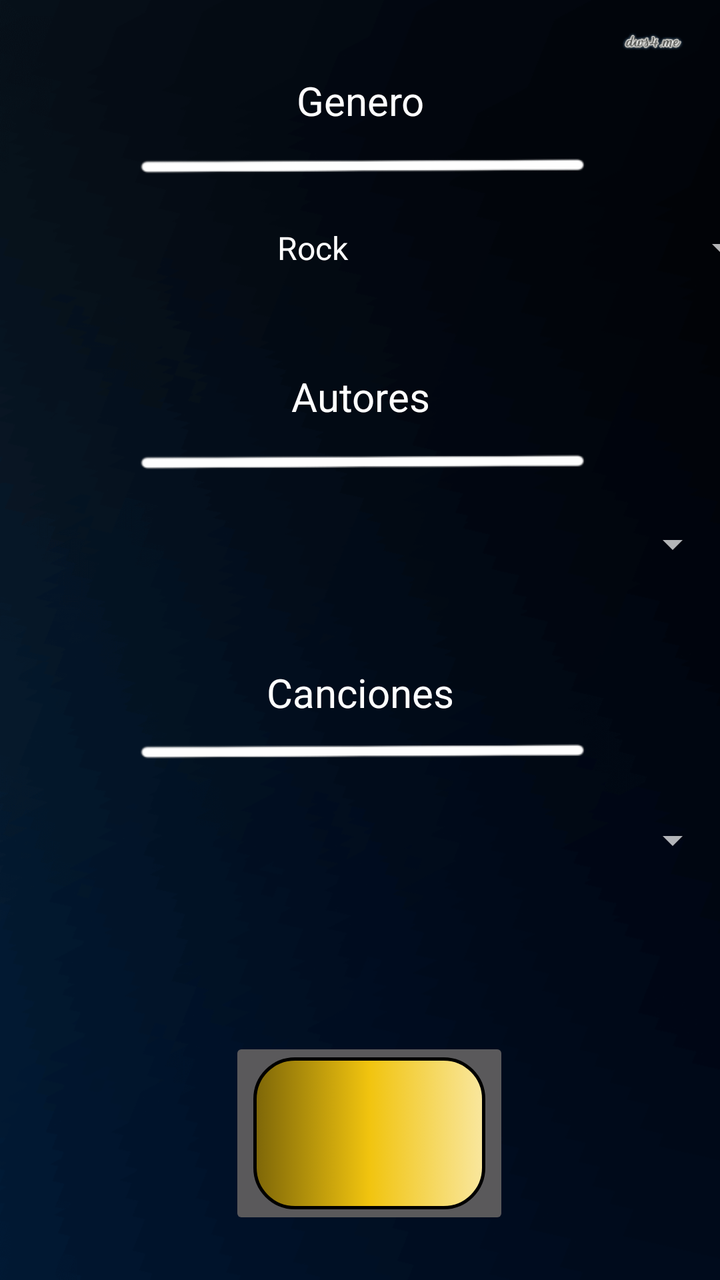
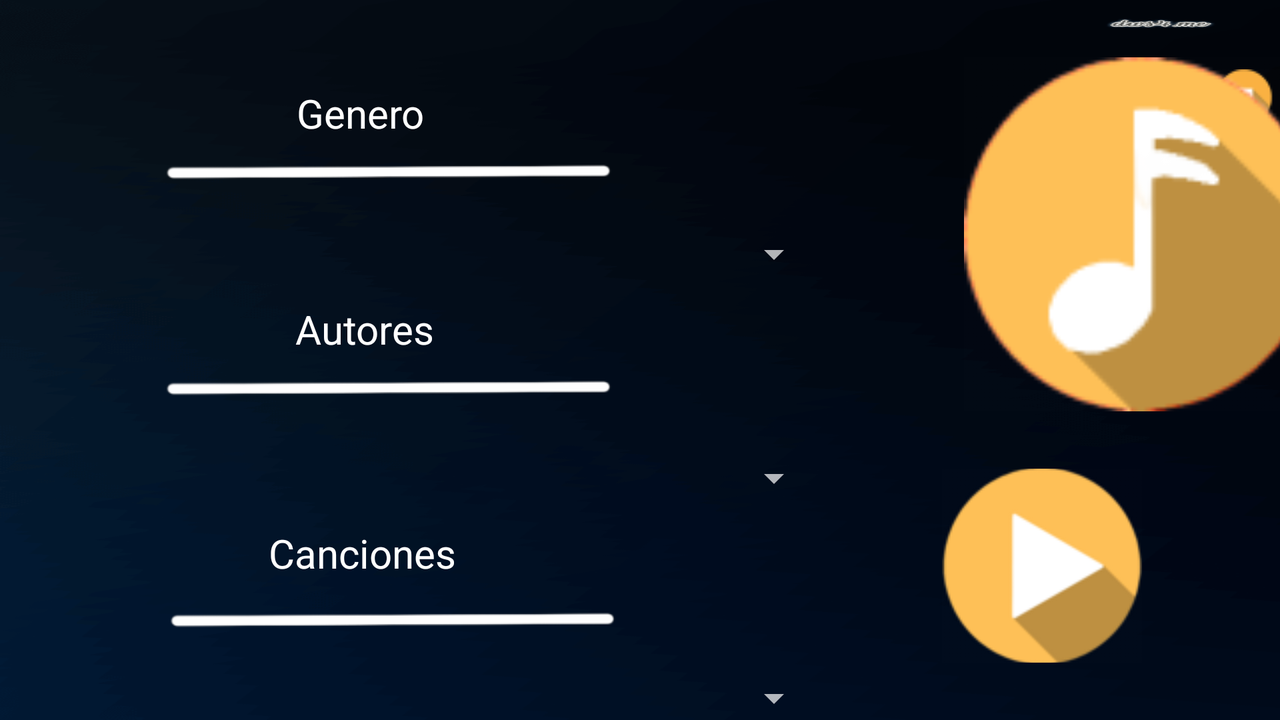

An Android layout and its configuration variant, each rendered on a device that would load it. The default file and the variant file are quoted in full after the pictures.
<!-- AndroidManifest.xml: application theme Theme.AppCompat.NoActionBar -->
<!-- res/layout/fragment_reproductor.xml -->
<?xml version="1.0" encoding="utf-8"?>
<FrameLayout xmlns:android="http://schemas.android.com/apk/res/android"
    xmlns:app="http://schemas.android.com/apk/res-auto"
    xmlns:tools="http://schemas.android.com/tools"
    android:layout_width="match_parent"
    android:layout_height="match_parent"
    tools:context=".ReproductorFragment">

    <androidx.constraintlayout.widget.ConstraintLayout
        android:layout_width="match_parent"
        android:layout_height="match_parent"
        android:background="@drawable/backgroundproyecto3">


        <Spinner
            android:id="@+id/sGender"
            android:layout_width="409dp"
            android:layout_height="wrap_content"
            android:layout_marginTop="100dp"
            android:inputType="textEmailAddress"
            android:minHeight="48dp"
            android:textAlignment="center"
            android:textColor="#FFFFFF"
            android:textColorHint="#FDFDFD"
            app:layout_constraintEnd_toEndOf="parent"
            app:layout_constraintStart_toStartOf="parent"
            app:layout_constraintTop_toTopOf="parent"
            android:entries="@array/genero"/>

        <Spinner
            android:id="@+id/sAuthor"
            android:layout_width="409dp"
            android:layout_height="wrap_content"
            android:layout_marginTop="100dp"
            android:inputType="textEmailAddress"
            android:minHeight="48dp"
            android:textAlignment="center"
            android:textColor="#FFFFFF"
            android:textColorHint="#FDFDFD"
            app:layout_constraintEnd_toEndOf="parent"
            app:layout_constraintHorizontal_bias="1.0"
            app:layout_constraintStart_toStartOf="parent"
            app:layout_constraintTop_toBottomOf="@+id/sGender" />

        <Spinner
            android:id="@+id/sSongs"
            android:layout_width="409dp"
            android:layout_height="wrap_content"
            android:layout_marginTop="100dp"
            android:inputType="textEmailAddress"
            android:minHeight="48dp"
            android:textAlignment="center"
            android:textColor="#FFFFFF"
            android:textColorHint="#FDFDFD"
            app:layout_constraintEnd_toEndOf="parent"
            app:layout_constraintHorizontal_bias="1.0"
            app:layout_constraintStart_toStartOf="parent"
            app:layout_constraintTop_toBottomOf="@+id/sAuthor"
            tools:ignore="SpeakableTextPresentCheck" />

        <TextView
            android:id="@+id/textView"
            android:layout_width="wrap_content"
            android:layout_height="wrap_content"

            android:text="@string/Genre"
            android:textAlignment="center"
            android:textAllCaps="false"
            android:textColor="#FFFFFF"

            android:textSize="20sp"
            app:layout_constraintBottom_toTopOf="@+id/sGender"
            app:layout_constraintEnd_toEndOf="parent"
            app:layout_constraintStart_toStartOf="parent"
            app:layout_constraintTop_toTopOf="parent" />

        <TextView
            android:id="@+id/textView2"
            android:layout_width="wrap_content"
            android:layout_height="wrap_content"

            android:text="@string/Author"
            android:textAlignment="center"
            android:textColor="#FFFFFF"
            android:textSize="20sp"

            app:layout_constraintBottom_toTopOf="@+id/sAuthor"
            app:layout_constraintEnd_toEndOf="parent"
            app:layout_constraintStart_toStartOf="parent"
            app:layout_constraintTop_toBottomOf="@+id/sGender" />

        <TextView
            android:id="@+id/textView3"
            android:layout_width="wrap_content"
            android:layout_height="wrap_content"

            android:text="@string/Song"
            android:textAlignment="center"
            android:textColor="#FFFFFF"
            android:textSize="20sp"

            app:layout_constraintBottom_toTopOf="@+id/sSongs"
            app:layout_constraintEnd_toEndOf="parent"
            app:layout_constraintStart_toStartOf="parent"
            app:layout_constraintTop_toBottomOf="@+id/sAuthor" />

        <ImageView
            android:id="@+id/imageView2"
            android:layout_width="387dp"
            android:layout_height="30dp"
            android:src="@drawable/straightwhiteline"
            app:layout_constraintBottom_toTopOf="@+id/sGender"
            app:layout_constraintEnd_toEndOf="parent"
            app:layout_constraintStart_toStartOf="parent"
            app:layout_constraintTop_toBottomOf="@+id/textView" />

        <ImageView
            android:id="@+id/imageView4"
            android:layout_width="387dp"
            android:layout_height="30dp"
            android:src="@drawable/straightwhiteline"
            app:layout_constraintBottom_toTopOf="@+id/sAuthor"
            app:layout_constraintEnd_toEndOf="parent"
            app:layout_constraintStart_toStartOf="parent"
            app:layout_constraintTop_toBottomOf="@+id/textView2" />

        <ImageView
            android:id="@+id/imageView5"
            android:layout_width="387dp"
            android:layout_height="30dp"
            android:src="@drawable/straightwhiteline"
            app:layout_constraintEnd_toEndOf="parent"
            app:layout_constraintStart_toStartOf="parent"
            app:layout_constraintTop_toBottomOf="@+id/textView3" />

        <ImageButton
            android:id="@+id/imageButton"
            android:layout_width="140dp"
            android:layout_height="96dp"
            android:layout_marginStart="140dp"
            android:layout_marginTop="120dp"
            android:layout_marginEnd="131dp"
            android:layout_marginBottom="71dp"
            android:src="@drawable/button_custom"
            app:layout_constraintBottom_toBottomOf="parent"
            app:layout_constraintEnd_toEndOf="parent"
            app:layout_constraintStart_toStartOf="parent"
            app:layout_constraintTop_toBottomOf="@+id/sSongs" />

    </androidx.constraintlayout.widget.ConstraintLayout>

</FrameLayout>
<!-- resources referenced by this layout -->
<resources>
  <string-array name="genero">
          <item>Rock</item>
          <item>Metal</item>
          <item>a</item>
      </string-array>
  <!-- drawable backgroundproyecto3: png bitmap (drawable, 110683 bytes) -->
  <!-- drawable button_custom (drawable) -->
  <?xml version="1.0" encoding="utf-8"?>
  <selector xmlns:android="http://schemas.android.com/apk/res/android">
      <item>
          <shape xmlns:android="http://schemas.android.com/apk/res/android" android:shape="rectangle">
              <gradient
                  android:startColor="#7D6608"
                  android:centerColor="#F1C40F"
                  android:endColor="#F9E79F" />
              <corners android:radius="20dp" />
              <stroke android:width="5px" android:color="#000000" />
          </shape>
      </item>
  
  </selector>
  <!-- drawable straightwhiteline: png bitmap (drawable, 4069 bytes) -->
  <string name="Author">Autores</string>
  <string name="Genre">Genero</string>
  <string name="Song">Canciones</string>
</resources>
<!-- res/layout-land/fragment_reproductor.xml (the repository's variant of the layout above) -->
<!-- drawn on the phone turned sideways -->
<?xml version="1.0" encoding="utf-8"?>
<FrameLayout xmlns:android="http://schemas.android.com/apk/res/android"
    xmlns:app="http://schemas.android.com/apk/res-auto"
    xmlns:tools="http://schemas.android.com/tools"
    android:layout_width="match_parent"
    android:layout_height="match_parent"
    tools:context=".ReproductorFragment">

    <androidx.constraintlayout.widget.ConstraintLayout
        android:layout_width="match_parent"
        android:layout_height="match_parent"
        android:background="@drawable/backgroundproyecto3">

        <Spinner
            android:id="@+id/sGender"
            android:layout_width="409dp"
            android:layout_height="wrap_content"
            android:layout_marginTop="3dp"
            android:inputType="textEmailAddress"
            android:minHeight="48dp"
            android:textAlignment="center"
            android:textColor="#FFFFFF"
            android:textColorHint="#FDFDFD"
            app:layout_constraintEnd_toEndOf="parent"
            app:layout_constraintHorizontal_bias="0.009"
            app:layout_constraintStart_toStartOf="parent"
            app:layout_constraintTop_toBottomOf="@+id/imageView2" />

        <Spinner
            android:id="@+id/sAuthor"
            android:layout_width="409dp"
            android:layout_height="wrap_content"
            android:layout_marginTop="7dp"
            android:inputType="textEmailAddress"
            android:minHeight="48dp"
            android:textAlignment="center"
            android:textColor="#FFFFFF"
            android:textColorHint="#FDFDFD"
            app:layout_constraintEnd_toEndOf="parent"
            app:layout_constraintHorizontal_bias="0.009"
            app:layout_constraintStart_toStartOf="parent"
            app:layout_constraintTop_toBottomOf="@+id/imageView4" />

        <Spinner
            android:id="@+id/sSongs"
            android:layout_width="409dp"
            android:layout_height="wrap_content"
            android:layout_marginTop="1dp"
            android:inputType="textEmailAddress"
            android:minHeight="48dp"
            android:textAlignment="center"
            android:textColor="#FFFFFF"
            android:textColorHint="#FDFDFD"
            app:layout_constraintEnd_toEndOf="parent"
            app:layout_constraintHorizontal_bias="0.009"
            app:layout_constraintStart_toStartOf="parent"
            app:layout_constraintTop_toBottomOf="@+id/imageView5"
            tools:ignore="SpeakableTextPresentCheck" />

        <TextView
            android:id="@+id/textView"
            android:layout_width="wrap_content"
            android:layout_height="wrap_content"

            android:text="@string/Genre"
            android:textAlignment="center"
            android:textAllCaps="false"
            android:textColor="#FFFFFF"

            android:textSize="20sp"
            app:layout_constraintBottom_toTopOf="@+id/sGender"
            app:layout_constraintEnd_toEndOf="parent"
            app:layout_constraintHorizontal_bias="0.257"
            app:layout_constraintStart_toStartOf="parent"
            app:layout_constraintTop_toTopOf="parent"
            app:layout_constraintVertical_bias="0.566" />

        <TextView
            android:id="@+id/textView2"
            android:layout_width="wrap_content"
            android:layout_height="wrap_content"

            android:text="@string/Author"
            android:textAlignment="center"
            android:textColor="#FFFFFF"
            android:textSize="20sp"

            app:layout_constraintBottom_toTopOf="@+id/sAuthor"
            app:layout_constraintEnd_toEndOf="parent"
            app:layout_constraintHorizontal_bias="0.258"
            app:layout_constraintStart_toStartOf="parent"
            app:layout_constraintTop_toBottomOf="@+id/sGender"
            app:layout_constraintVertical_bias="0.0" />

        <TextView
            android:id="@+id/textView3"
            android:layout_width="wrap_content"
            android:layout_height="wrap_content"

            android:text="@string/Song"
            android:textAlignment="center"
            android:textColor="#FFFFFF"
            android:textSize="20sp"

            app:layout_constraintBottom_toTopOf="@+id/sSongs"
            app:layout_constraintEnd_toEndOf="parent"
            app:layout_constraintHorizontal_bias="0.246"
            app:layout_constraintStart_toStartOf="parent"
            app:layout_constraintTop_toBottomOf="@+id/sAuthor"
            app:layout_constraintVertical_bias="0.0" />

        <ImageView
            android:id="@+id/imageView2"
            android:layout_width="387dp"
            android:layout_height="30dp"
            android:src="@drawable/straightwhiteline"
            app:layout_constraintBottom_toTopOf="@+id/sGender"
            app:layout_constraintEnd_toEndOf="parent"
            app:layout_constraintHorizontal_bias="0.0"
            app:layout_constraintStart_toStartOf="parent"
            app:layout_constraintTop_toBottomOf="@+id/textView"
            app:layout_constraintVertical_bias="0.0" />

        <ImageView
            android:id="@+id/imageView4"
            android:layout_width="387dp"
            android:layout_height="30dp"
            android:src="@drawable/straightwhiteline"
            app:layout_constraintBottom_toTopOf="@+id/sAuthor"
            app:layout_constraintEnd_toEndOf="parent"
            app:layout_constraintHorizontal_bias="0.0"
            app:layout_constraintStart_toStartOf="parent"
            app:layout_constraintTop_toBottomOf="@+id/textView2"
            app:layout_constraintVertical_bias="0.0" />

        <ImageView
            android:id="@+id/imageView5"
            android:layout_width="387dp"
            android:layout_height="30dp"
            android:layout_marginTop="4dp"
            android:src="@drawable/straightwhiteline"
            app:layout_constraintEnd_toEndOf="parent"
            app:layout_constraintHorizontal_bias="0.008"
            app:layout_constraintStart_toStartOf="parent"
            app:layout_constraintTop_toBottomOf="@+id/textView3" />

        <ImageButton
            android:id="@+id/imageButtonPlayPause"
            android:layout_width="108dp"
            android:layout_height="97dp"
            android:layout_marginStart="101dp"
            android:background="@android:color/transparent"
            android:src="@drawable/botonplayproyecto2"
            android:visibility="visible"
            app:layout_constraintBottom_toBottomOf="parent"
            app:layout_constraintEnd_toStartOf="@+id/imageButtonStop"
            app:layout_constraintStart_toEndOf="@+id/sSongs"
            app:layout_constraintTop_toBottomOf="@+id/ivAlbum" />

        <ImageButton
            android:id="@+id/imageButtonStop"
            android:layout_width="94dp"
            android:layout_height="97dp"
            android:layout_marginEnd="16dp"
            android:background="@android:color/transparent"
            android:visibility="visible"
            app:layout_constraintEnd_toEndOf="parent"
            app:layout_constraintHorizontal_bias="0.0"
            app:layout_constraintStart_toEndOf="@+id/imageButtonPlayPause"
            tools:layout_editor_absoluteY="269dp"
            tools:src="@drawable/botonstopproyecto2" />

        <ImageView
            android:id="@+id/ivAlbum"
            android:layout_width="189dp"
            android:layout_height="177dp"
            android:layout_marginStart="65dp"
            android:layout_marginEnd="65dp"
            android:src="@drawable/defaultalbumcover2"
            android:visibility="visible"
            app:layout_constraintBottom_toTopOf="@+id/imageButtonPlayPause"
            app:layout_constraintEnd_toEndOf="parent"
            app:layout_constraintHorizontal_bias="0.0"
            app:layout_constraintStart_toEndOf="@+id/sGender"
            app:layout_constraintTop_toTopOf="parent" />

    </androidx.constraintlayout.widget.ConstraintLayout>

</FrameLayout>
<!-- resources referenced by the variant -->
<!-- as the phone turned sideways resolves them -->
<resources>
  <!-- drawable backgroundproyecto3: png bitmap (drawable, 110683 bytes) -->
  <!-- drawable botonplayproyecto2: png bitmap (drawable, 5277 bytes) -->
  <!-- drawable botonstopproyecto2: png bitmap (drawable, 1142 bytes) -->
  <!-- drawable defaultalbumcover2: png bitmap (drawable, 4865 bytes) -->
  <!-- drawable straightwhiteline: png bitmap (drawable, 4069 bytes) -->
  <string name="Author">Autores</string>
  <string name="Genre">Genero</string>
  <string name="Song">Canciones</string>
</resources>
